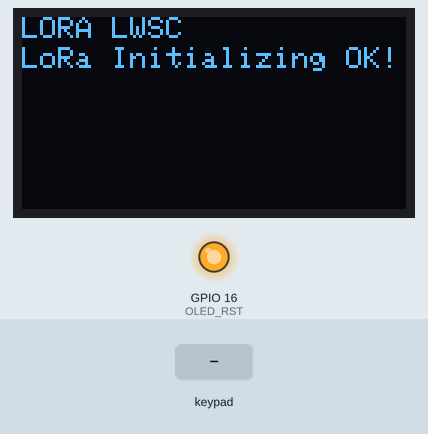
Recording of a sketch running on a simulated ESP32. On the bench: 128×64 one-colour display, output pins drawn as LEDs (lit = HIGH). The inputs (shaded band) are chosen by the test bench. WiFi joins after 1.5 s; servers stay silent unless stated; uploads are accepted with an empty reply; no radio packets arrive unless stated; what the sketch prints to the serial monitor is not drawn.

Above: at 1.7 s.
At 4.8 s:
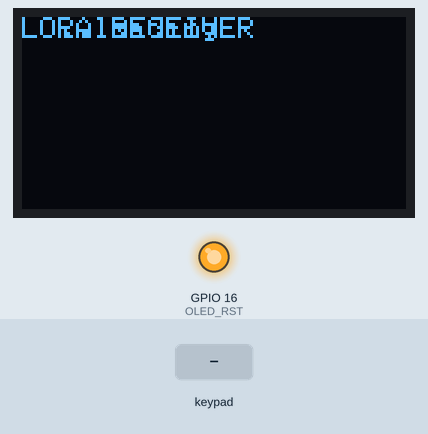
4.9 s: key 'A' pressed
At 5.7 s:
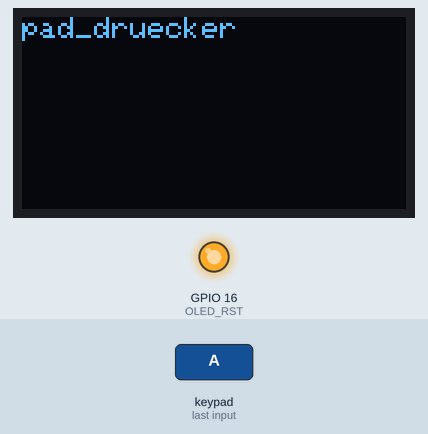
6.4 s: key 'B' pressed
Timing chart, 0 to 9.4 s (numbered marks = the images above; inputs shaded):
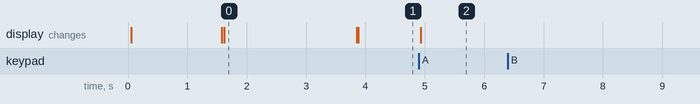

The sketch:

lora_druecker.ino
```cpp
/*********
  Rui Santos
  Complete project details at https://RandomNerdTutorials.com/ttgo-lora32-sx1276-arduino-ide/
*********/

//Libraries for LoRa
#include <SPI.h>
#include <LoRa.h>
#include <ArduinoOTA.h>

#include <WiFi.h>
#include <HTTPClient.h>

#include "Keypad_I2C.h"
#include "Keypad.h"


//Libraries for OLED Display
#include <Wire.h>
#include <Adafruit_GFX.h>
#include <Adafruit_SSD1306.h>

//define the pins used by the LoRa transceiver module
#define SCK 5
#define MISO 19
#define MOSI 27
#define SS 18
#define RST 14
#define DIO0 26

//433E6 for Asia
//866E6 for Europe
//915E6 for North America
#define BAND 868E6

//OLED pins
#define OLED_SDA 4
#define OLED_SCL 15
#define OLED_RST 16
#define SCREEN_WIDTH 128 // OLED display width, in pixels
#define SCREEN_HEIGHT 64 // OLED display height, in pixels

Adafruit_SSD1306 display(SCREEN_WIDTH, SCREEN_HEIGHT, &Wire, OLED_RST);

const char* ssid = "lwsc_wifibridge_haupt";
const char* password = "winchester";

const byte ROWS = 4; //four rows
const byte COLS = 3; //four columns
//define the cymbols on the buttons of the keypads
char hexaKeys[ROWS][COLS] = {
  {'0', '1', '2'},
  {'3', '4', '5'},
  {'6', '7', '8'},
  {'9', 'A', 'B'}
};
String machines[ROWS][COLS] = {
  {"", "", ""},
  {"", "", ""},
  {"", "", ""},
  {"", "", ""}
};
byte rowPins[ROWS] = {0, 1, 2, 3}; //connect to the row pinouts of the keypad
byte colPins[COLS] = {4, 5, 6}; //connect to the column pinouts of the keypad

//initialize an instance of class NewKeypad
Keypad_I2C customKeypad( makeKeymap(hexaKeys), rowPins, colPins, ROWS, COLS, 0x20);

String selectedPad = "";

void setup() {
  //initialize Serial Monitor
  Serial.begin(115200);

  //reset OLED display via software
  pinMode(OLED_RST, OUTPUT);
  digitalWrite(OLED_RST, LOW);
  delay(20);
  digitalWrite(OLED_RST, HIGH);

  //initialize OLED
  Wire.begin(OLED_SDA, OLED_SCL);
  if (!display.begin(SSD1306_SWITCHCAPVCC, 0x3c, false, false)) { // Address 0x3C for 128x32
    Serial.println(F("SSD1306 allocation failed"));
    for (;;); // Don"t proceed, loop forever
  }

  WiFi.begin(ssid, password);
  Serial.println("Connecting");
  while (WiFi.status() != WL_CONNECTED) {
    delay(500);
    Serial.print(".");
  }
  Serial.println("");
  Serial.print("Connected to WiFi network with IP Address: ");
  Serial.println(WiFi.localIP());

  customKeypad.begin();

  display.clearDisplay();
  display.setTextColor(WHITE);
  display.setTextSize(1);
  display.setCursor(0, 0);
  display.print("LORA LWSC");
  display.display();

  //setup LoRa transceiver module
  LoRa.setPins(SS, RST, DIO0);

  if (!LoRa.begin(BAND)) {
    Serial.println("Starting LoRa failed!");
    while (1);
  }
  Serial.println("LoRa Initializing OK!");
  display.setCursor(0, 10);
  display.println("LoRa Initializing OK!");
  display.display();
  LoRa.setSyncWord(0xF3);

  LoRa.setSpreadingFactor(10);
  delay(2000);
}

int StrToHex(char str[])
{
  return (int) strtol(str, 0, 16);
}

void loop() {

  if (selectedPad == "")
  {
    if (WiFi.status() == WL_CONNECTED) {
      HTTPClient http;

      selectedPad = "pad_druecker";
      String serverPath = "http://lwsc.ddns.net:8280/file?filename=" + selectedPad + "&username=User&password=lwsc";

      // Your Domain name with URL path or IP address with path
      http.begin(serverPath.c_str());

      // Send HTTP GET request
      int httpResponseCode = http.GET();

      if (httpResponseCode > 0) {
        Serial.print("HTTP Response code: ");
        Serial.println(httpResponseCode);
        String payload = http.getString();
        int l = strlen(payload.c_str());

        int i = 0;
        const char s[2] = ";";
        char *token;
        char str[l + 1];
        str[l] = 0x00;
        memcpy(&str, &((payload.c_str()))[0], l);
        Serial.println(str);
        token = strtok(str, s);
        while ( token != NULL ) {
          Serial.printf(" %s\n", token);
          if (i == 2) machines[0][0] = String(token);
          else if (i == 3) machines[0][1] = String(token);
          else if (i == 4) machines[0][2] = String(token);
          else if (i == 5) machines[1][0] = String(token);
          else if (i == 6) machines[1][1] = String(token);
          else if (i == 7) machines[1][2] = String(token);
          else if (i == 8) machines[2][0] = String(token);
          else if (i == 9) machines[2][1] = String(token);
          else if (i == 10) machines[2][2] = String(token);
          else if (i == 11) machines[3][0] = String(token);
          else if (i == 13) machines[3][1] = String(token);
          else if (i == 14) machines[3][2] = String(token);
          i++;

          token = strtok(NULL, s);
        }

        display.clearDisplay();
        display.setTextColor(WHITE);
        display.setTextSize(1);
        display.setCursor(0, 0);
        display.print("loaded: ");
        display.setCursor(2, 0);
        display.print(selectedPad);
        display.display();
      }
      else {
        Serial.print("Error code: ");
        Serial.println(httpResponseCode);
      }
      // Free resources
      http.end();
    }
    else {
      Serial.println("WiFi Disconnected");
    }

    display.clearDisplay();
    display.setTextColor(WHITE);
    display.setTextSize(1);
    display.setCursor(0, 0);
    display.print("LORA RECEIVER ");
    display.setCursor(0, 0);
    display.print("  ..loading");
    display.display();

  }


  char customKey = customKeypad.getKey();

  if (customKey != NO_KEY) {
    Serial.println(customKey);

    char t[2] = {0x00, 0x00};
    t[0] = customKey;
    int ic = StrToHex(t);
    Serial.println(ic);

    display.clearDisplay();
    display.setTextColor(WHITE);
    display.setTextSize(1);
    display.setCursor(0, 0);
    display.print(selectedPad);
    display.setTextSize(2);
    display.setCursor(0, 20);
    display.print(machines[ic / 3][ic % 3]);
    display.display();
  }

}
```

Key.cpp
```cpp
// (licence header left out)
#include "Key.h"


// default constructor
Key::Key() {
	kchar = NO_KEY;
	kstate = IDLE;
	stateChanged = false;
}

// constructor
Key::Key(char userKeyChar) {
	kchar = userKeyChar;
	kcode = -1;
	kstate = IDLE;
	stateChanged = false;
}


void Key::key_update (char userKeyChar, KeyState userState, boolean userStatus) {
	kchar = userKeyChar;
	kstate = userState;
	stateChanged = userStatus;
}


/*
|| @changelog
|| | 1.0 2012-06-04 - Mark Stanley : Initial Release
|| #
*/
```

Key.h
```cpp
// (licence header left out)
#ifndef Keypadlib_KEY_H_
#define Keypadlib_KEY_H_

#include <Arduino.h>

#define OPEN LOW
#define CLOSED HIGH

typedef unsigned int uint;
typedef enum{ IDLE, PRESSED, HOLD, RELEASED } KeyState;

const char NO_KEY = '\0';

class Key {
public:
	// members
	char kchar;
	int kcode;
	KeyState kstate;
	boolean stateChanged;

	// methods
	Key();
	Key(char userKeyChar);
	void key_update(char userKeyChar, KeyState userState, boolean userStatus);

private:

};

#endif

/*
|| @changelog
|| | 1.0 2012-06-04 - Mark Stanley : Initial Release
|| #
*/
```

Measured:
- after the input at 4.9 s, the display: changes at once (image 2)
- after the input at 6.4 s, every drawn part: stays the same
- what the display in image 0 shows lasts 2.3 s, from 1.6 s to 3.9 s
